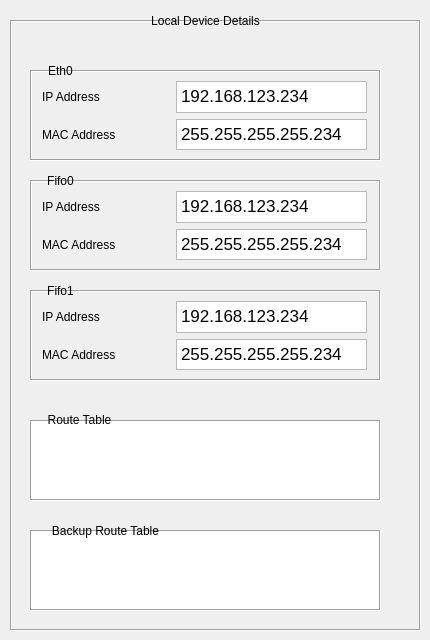
                   <widget class="QWidget" name="localDevNetworkDetails">
                    <attribute name="title">
                     <string>Network Details</string>
                    </attribute>
                    <widget class="QFrame" name="frame_2">
                     <property name="geometry">
                      <rect>
                       <x>10</x>
                       <y>20</y>
                       <width>411</width>
                       <height>611</height>
                      </rect>
                     </property>
                     <property name="toolTip">
                      <string/>
                     </property>
                     <property name="frameShape">
                      <enum>QFrame::Box</enum>
                     </property>
                     <property name="frameShadow">
                      <enum>QFrame::Sunken</enum>
                     </property>
                     <widget class="QListWidget" name="listWidget">
                      <property name="geometry">
                       <rect>
                        <x>20</x>
                        <y>400</y>
                        <width>351</width>
                        <height>81</height>
                       </rect>
                      </property>
                      <property name="frameShape">
                       <enum>QFrame::Box</enum>
                      </property>
                     </widget>
                     <widget class="QLabel" name="label_11">
                      <property name="geometry">
                       <rect>
                        <x>29</x>
                        <y>390</y>
                        <width>81</width>
                        <height>20</height>
                       </rect>
                      </property>
                      <property name="text">
                       <string>Route Table</string>
                      </property>
                      <property name="alignment">
                       <set>Qt::AlignCenter</set>
                      </property>
                     </widget>
                     <widget class="QLabel" name="label_12">
                      <property name="geometry">
                       <rect>
                        <x>30</x>
                        <y>500</y>
                        <width>131</width>
                        <height>21</height>
                       </rect>
                      </property>
                      <property name="text">
                       <string>Backup Route Table</string>
                      </property>
                      <property name="alignment">
                       <set>Qt::AlignCenter</set>
                      </property>
                     </widget>
                     <widget class="QListWidget" name="listWidget_2">
                      <property name="geometry">
                       <rect>
                        <x>20</x>
                        <y>510</y>
                        <width>351</width>
                        <height>81</height>
                       </rect>
                      </property>
                      <property name="frameShape">
                       <enum>QFrame::Box</enum>
                      </property>
                     </widget>
                     <widget class="QFrame" name="frame_3">
                      <property name="geometry">
                       <rect>
                        <x>20</x>
                        <y>50</y>
                        <width>351</width>
                        <height>91</height>
                       </rect>
                      </property>
                      <property name="sizePolicy">
                       <sizepolicy hsizetype="Preferred" vsizetype="Preferred">
                        <horstretch>0</horstretch>
                        <verstretch>0</verstretch>
                       </sizepolicy>
                      </property>
                      <property name="autoFillBackground">
                       <bool>false</bool>
                      </property>
                      <property name="frameShape">
                       <enum>QFrame::Box</enum>
                      </property>
                      <property name="frameShadow">
                       <enum>QFrame::Sunken</enum>
                      </property>
                      <property name="lineWidth">
                       <number>1</number>
                      </property>
                      <layout class="QGridLayout" name="Eth0Local" columnstretch="0,0">
                       <property name="leftMargin">
                        <number>10</number>
                       </property>
                       <property name="rightMargin">
                        <number>12</number>
                       </property>
                       <property name="horizontalSpacing">
                        <number>60</number>
                       </property>
                       <property name="verticalSpacing">
                        <number>6</number>
                       </property>
                       <item row="0" column="0">
                        <widget class="QLabel" name="labelLocalEth0IpAddress">
                         <property name="text">
                          <string>IP Address</string>
                         </property>
                        </widget>
                       </item>
                       <item row="0" column="1">
                        <widget class="QTextBrowser" name="textBrowser_6">
                         <property name="html">
                          <string>&lt;!DOCTYPE HTML PUBLIC &quot;-//W3C//DTD HTML 4.0//EN&quot; &quot;http://www.w3.org/TR/REC-html40/strict.dtd&quot;&gt;
&lt;html&gt;&lt;head&gt;&lt;meta name=&quot;qrichtext&quot; content=&quot;1&quot; /&gt;&lt;style type=&quot;text/css&quot;&gt;
p, li { white-space: pre-wrap; }
&lt;/style&gt;&lt;/head&gt;&lt;body style=&quot; font-family:'MS Shell Dlg 2'; font-size:8.25pt; font-weight:400; font-style:normal;&quot;&gt;
&lt;p style=&quot; margin-top:0px; margin-bottom:0px; margin-left:0px; margin-right:0px; -qt-block-indent:0; text-indent:0px;&quot;&gt;&lt;span style=&quot; font-family:'.SF NS Text'; font-size:13pt;&quot;&gt;192.168.123.234&lt;/span&gt;&lt;/p&gt;&lt;/body&gt;&lt;/html&gt;</string>
                         </property>
                        </widget>
                       </item>
                       <item row="1" column="0">
                        <widget class="QLabel" name="labelLocalEth0MacAddress">
                         <property name="text">
                          <string>MAC Address</string>
                         </property>
                        </widget>
                       </item>
                       <item row="1" column="1">
                        <widget class="QTextBrowser" name="textBrowser_5">
                         <property name="html">
                          <string>&lt;!DOCTYPE HTML PUBLIC &quot;-//W3C//DTD HTML 4.0//EN&quot; &quot;http://www.w3.org/TR/REC-html40/strict.dtd&quot;&gt;
&lt;html&gt;&lt;head&gt;&lt;meta name=&quot;qrichtext&quot; content=&quot;1&quot; /&gt;&lt;style type=&quot;text/css&quot;&gt;
p, li { white-space: pre-wrap; }
&lt;/style&gt;&lt;/head&gt;&lt;body style=&quot; font-family:'MS Shell Dlg 2'; font-size:8.25pt; font-weight:400; font-style:normal;&quot;&gt;
&lt;p style=&quot; margin-top:0px; margin-bottom:0px; margin-left:0px; margin-right:0px; -qt-block-indent:0; text-indent:0px;&quot;&gt;&lt;span style=&quot; font-family:'.SF NS Text'; font-size:13pt;&quot;&gt;255.255.255.255.234&lt;/span&gt;&lt;/p&gt;&lt;/body&gt;&lt;/html&gt;</string>
                         </property>
                        </widget>
                       </item>
                      </layout>
                     </widget>
                     <widget class="QLabel" name="labelLocalEth0">
                      <property name="geometry">
                       <rect>
                        <x>30</x>
                        <y>40</y>
                        <width>41</width>
                        <height>21</height>
                       </rect>
                      </property>
                      <property name="text">
                       <string>Eth0</string>
                      </property>
                      <property name="scaledContents">
                       <bool>false</bool>
                      </property>
                      <property name="alignment">
                       <set>Qt::AlignCenter</set>
                      </property>
                     </widget>
                     <widget class="QFrame" name="frame_4">
                      <property name="geometry">
                       <rect>
                        <x>20</x>
                        <y>160</y>
                        <width>351</width>
                        <height>91</height>
                       </rect>
                      </property>
                      <property name="sizePolicy">
                       <sizepolicy hsizetype="Preferred" vsizetype="Preferred">
                        <horstretch>0</horstretch>
                        <verstretch>0</verstretch>
                       </sizepolicy>
                      </property>
                      <property name="frameShape">
                       <enum>QFrame::Box</enum>
                      </property>
                      <property name="frameShadow">
                       <enum>QFrame::Sunken</enum>
                      </property>
                      <property name="lineWidth">
                       <number>1</number>
                      </property>
                      <layout class="QGridLayout" name="Eth0Local_2" columnstretch="0,0">
                       <property name="leftMargin">
                        <number>10</number>
                       </property>
                       <property name="rightMargin">
                        <number>12</number>
                       </property>
                       <property name="horizontalSpacing">
                        <number>60</number>
                       </property>
                       <item row="0" column="0">
                        <widget class="QLabel" name="label_6">
                         <property name="text">
                          <string>IP Address</string>
                         </property>
                        </widget>
                       </item>
                       <item row="0" column="1">
                        <widget class="QTextBrowser" name="textBrowser_7">
                         <property name="html">
                          <string>&lt;!DOCTYPE HTML PUBLIC &quot;-//W3C//DTD HTML 4.0//EN&quot; &quot;http://www.w3.org/TR/REC-html40/strict.dtd&quot;&gt;
&lt;html&gt;&lt;head&gt;&lt;meta name=&quot;qrichtext&quot; content=&quot;1&quot; /&gt;&lt;style type=&quot;text/css&quot;&gt;
p, li { white-space: pre-wrap; }
&lt;/style&gt;&lt;/head&gt;&lt;body style=&quot; font-family:'MS Shell Dlg 2'; font-size:8.25pt; font-weight:400; font-style:normal;&quot;&gt;
&lt;p style=&quot; margin-top:0px; margin-bottom:0px; margin-left:0px; margin-right:0px; -qt-block-indent:0; text-indent:0px;&quot;&gt;&lt;span style=&quot; font-family:'.SF NS Text'; font-size:13pt;&quot;&gt;192.168.123.234&lt;/span&gt;&lt;/p&gt;&lt;/body&gt;&lt;/html&gt;</string>
                         </property>
                        </widget>
                       </item>
                       <item row="1" column="0">
                        <widget class="QLabel" name="label_8">
                         <property name="text">
                          <string>MAC Address</string>
                         </property>
                        </widget>
                       </item>
                       <item row="1" column="1">
                        <widget class="QTextBrowser" name="textBrowser_8">
                         <property name="html">
                          <string>&lt;!DOCTYPE HTML PUBLIC &quot;-//W3C//DTD HTML 4.0//EN&quot; &quot;http://www.w3.org/TR/REC-html40/strict.dtd&quot;&gt;
&lt;html&gt;&lt;head&gt;&lt;meta name=&quot;qrichtext&quot; content=&quot;1&quot; /&gt;&lt;style type=&quot;text/css&quot;&gt;
p, li { white-space: pre-wrap; }
&lt;/style&gt;&lt;/head&gt;&lt;body style=&quot; font-family:'MS Shell Dlg 2'; font-size:8.25pt; font-weight:400; font-style:normal;&quot;&gt;
&lt;p style=&quot; margin-top:0px; margin-bottom:0px; margin-left:0px; margin-right:0px; -qt-block-indent:0; text-indent:0px;&quot;&gt;&lt;span style=&quot; font-family:'.SF NS Text'; font-size:13pt;&quot;&gt;255.255.255.255.234&lt;/span&gt;&lt;/p&gt;&lt;/body&gt;&lt;/html&gt;</string>
                         </property>
                        </widget>
                       </item>
                      </layout>
                     </widget>
                     <widget class="QLabel" name="label_14">
                      <property name="geometry">
                       <rect>
                        <x>30</x>
                        <y>150</y>
                        <width>41</width>
                        <height>21</height>
                       </rect>
                      </property>
                      <property name="text">
                       <string>Fifo0</string>
                      </property>
                      <property name="scaledContents">
                       <bool>false</bool>
                      </property>
                      <property name="alignment">
                       <set>Qt::AlignCenter</set>
                      </property>
                     </widget>
                     <widget class="QLabel" name="label_15">
                      <property name="geometry">
                       <rect>
                        <x>30</x>
                        <y>260</y>
                        <width>41</width>
                        <height>21</height>
                       </rect>
                      </property>
                      <property name="text">
                       <string>Fifo1</string>
                      </property>
                      <property name="scaledContents">
                       <bool>false</bool>
                      </property>
                      <property name="alignment">
                       <set>Qt::AlignCenter</set>
                      </property>
                     </widget>
                     <widget class="QFrame" name="frame_17">
                      <property name="geometry">
                       <rect>
                        <x>20</x>
                        <y>270</y>
                        <width>351</width>
                        <height>91</height>
                       </rect>
                      </property>
                      <property name="sizePolicy">
                       <sizepolicy hsizetype="Preferred" vsizetype="Preferred">
                        <horstretch>0</horstretch>
                        <verstretch>0</verstretch>
                       </sizepolicy>
                      </property>
                      <property name="frameShape">
                       <enum>QFrame::Box</enum>
                      </property>
                      <property name="frameShadow">
                       <enum>QFrame::Sunken</enum>
                      </property>
                      <property name="lineWidth">
                       <number>1</number>
                      </property>
                      <layout class="QGridLayout" name="Eth0Local_15" columnstretch="0,0">
                       <property name="leftMargin">
                        <number>10</number>
                       </property>
                       <property name="rightMargin">
                        <number>12</number>
                       </property>
                       <property name="horizontalSpacing">
                        <number>60</number>
                       </property>
                       <item row="0" column="0">
                        <widget class="QLabel" name="label_41">
                         <property name="text">
                          <string>IP Address</string>
                         </property>
                        </widget>
                       </item>
                       <item row="0" column="1">
                        <widget class="QTextBrowser" name="textBrowser_25">
                         <property name="html">
                          <string>&lt;!DOCTYPE HTML PUBLIC &quot;-//W3C//DTD HTML 4.0//EN&quot; &quot;http://www.w3.org/TR/REC-html40/strict.dtd&quot;&gt;
&lt;html&gt;&lt;head&gt;&lt;meta name=&quot;qrichtext&quot; content=&quot;1&quot; /&gt;&lt;style type=&quot;text/css&quot;&gt;
p, li { white-space: pre-wrap; }
&lt;/style&gt;&lt;/head&gt;&lt;body style=&quot; font-family:'MS Shell Dlg 2'; font-size:8.25pt; font-weight:400; font-style:normal;&quot;&gt;
&lt;p style=&quot; margin-top:0px; margin-bottom:0px; margin-left:0px; margin-right:0px; -qt-block-indent:0; text-indent:0px;&quot;&gt;&lt;span style=&quot; font-family:'.SF NS Text'; font-size:13pt;&quot;&gt;192.168.123.234&lt;/span&gt;&lt;/p&gt;&lt;/body&gt;&lt;/html&gt;</string>
                         </property>
                        </widget>
                       </item>
                       <item row="1" column="0">
                        <widget class="QLabel" name="label_54">
                         <property name="text">
                          <string>MAC Address</string>
                         </property>
                        </widget>
                       </item>
                       <item row="1" column="1">
                        <widget class="QTextBrowser" name="textBrowser_28">
                         <property name="html">
                          <string>&lt;!DOCTYPE HTML PUBLIC &quot;-//W3C//DTD HTML 4.0//EN&quot; &quot;http://www.w3.org/TR/REC-html40/strict.dtd&quot;&gt;
&lt;html&gt;&lt;head&gt;&lt;meta name=&quot;qrichtext&quot; content=&quot;1&quot; /&gt;&lt;style type=&quot;text/css&quot;&gt;
p, li { white-space: pre-wrap; }
&lt;/style&gt;&lt;/head&gt;&lt;body style=&quot; font-family:'MS Shell Dlg 2'; font-size:8.25pt; font-weight:400; font-style:normal;&quot;&gt;
&lt;p style=&quot; margin-top:0px; margin-bottom:0px; margin-left:0px; margin-right:0px; -qt-block-indent:0; text-indent:0px;&quot;&gt;&lt;span style=&quot; font-family:'.SF NS Text'; font-size:13pt;&quot;&gt;255.255.255.255.234&lt;/span&gt;&lt;/p&gt;&lt;/body&gt;&lt;/html&gt;</string>
                         </property>
                        </widget>
                       </item>
                      </layout>
                     </widget>
                     <zorder>listWidget</zorder>
                     <zorder>label_11</zorder>
                     <zorder>listWidget_2</zorder>
                     <zorder>frame_3</zorder>
                     <zorder>frame_4</zorder>
                     <zorder>label_14</zorder>
                     <zorder>label_12</zorder>
                     <zorder>labelLocalEth0</zorder>
                     <zorder>frame_17</zorder>
                     <zorder>label_15</zorder>
                    </widget>
                    <widget class="QLabel" name="label_7">
                     <property name="geometry">
                      <rect>
                       <x>150</x>
                       <y>10</y>
                       <width>111</width>
                       <height>21</height>
                      </rect>
                     </property>
                     <property name="text">
                      <string>Local Device Details</string>
                     </property>
                     <property name="scaledContents">
                      <bool>false</bool>
                     </property>
                     <property name="alignment">
                      <set>Qt::AlignCenter</set>
                     </property>
                    </widget>
                   </widget>
